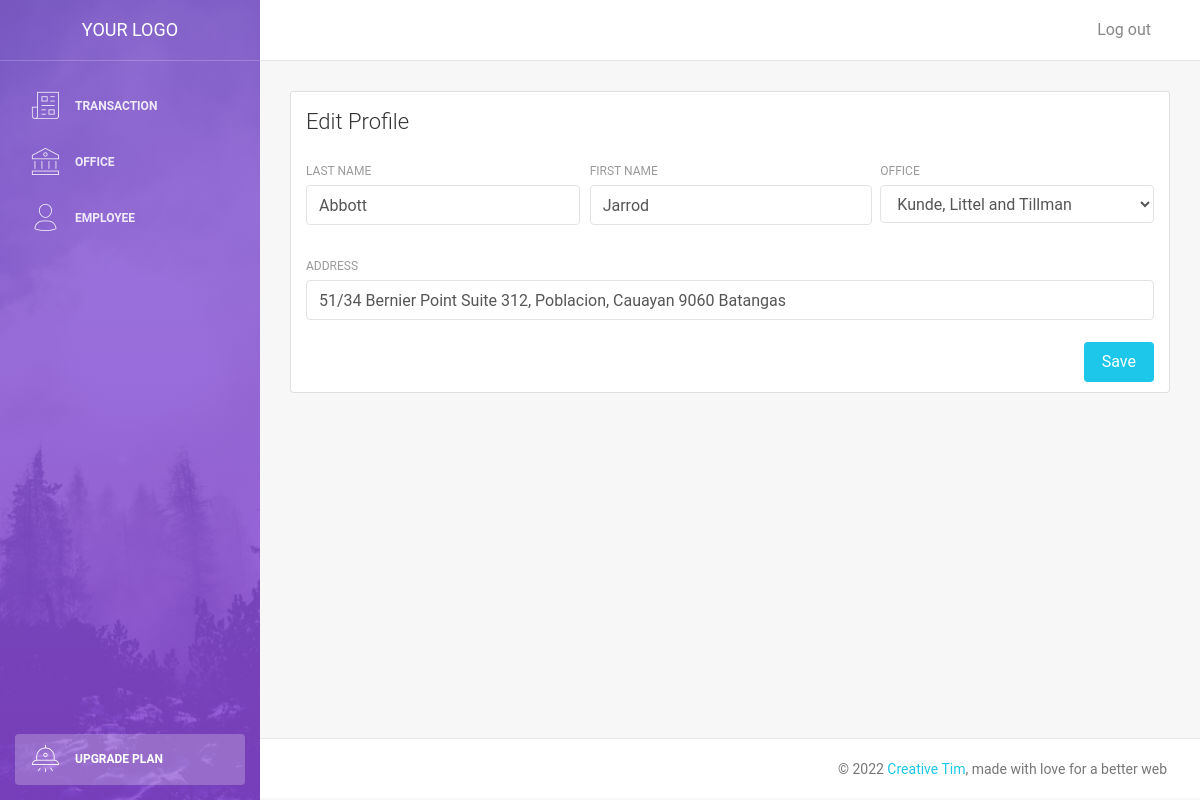
The app's page /employee-edit.php?id=29 with its own data.
### tables this page shows
CREATE TABLE IF NOT EXISTS `employee` (
  `id` int NOT NULL AUTO_INCREMENT,
  `lastname` varchar(45) NOT NULL,
  `firstname` varchar(45) NOT NULL,
  `office_id` int NOT NULL,
  `address` varchar(100) DEFAULT NULL,
  PRIMARY KEY (`id`)
);

### employee-edit.php (the view, shortened to what this page needs)
<!DOCTYPE html>
<html lang="en">
<head>
    <link rel="stylesheet" href="https://maxcdn.bootstrapcdn.com/font-awesome/latest/css/font-awesome.min.css" />
    <link href="assets/css/bootstrap.min.css" rel="stylesheet" />
    <link href="assets/css/light-bootstrap-dashboard.css?v=2.0.0 " rel="stylesheet" />
</head>
    <?php
        require "config/db.php";
        $id = $_GET['id'];
        $query_Id = "SELECT * FROM employee WHERE id=$id";
        $result_Id = mysqli_query($conn, $query_Id);
        if(count(array($result_Id))==1){
            $employee = mysqli_fetch_array($result_Id);
            $firstname  = $employee['firstname'];
            $lastname = $employee['lastname'];
            $office_id = $employee['office_id'];
            $address = $employee['address'];
        }
        $query = "SELECT
                    id,name
                From
                    office";
        $employee = mysqli_query($conn, $query);
    ?>
<body>
    <div class="wrapper">
        <div class="sidebar" data-image="assets/img/sidebar-5.jpg">
            <div class="sidebar-wrapper">
                <?php include('includes/sidebar.php')?>
            </div>
        <div class="main-panel">
            <nav class="navbar navbar-expand-lg " color-on-scroll="500">
                <?php include('includes/navbar.php'); ?>
            </nav>
            <div class="content">
                <div class="container-fluid">
                    <div class="row">
                        <div class="col-md-12">
                            <div class="card">
                                <div class="card-header">
                                    <h4 class="card-title">Edit Profile</h4>
                                </div>
                                <div class="card-body">
                                    <form method="POST" action=<?php $_SERVER['PHP_SELF']?>>
                                        <div class="row">
                                            <div class="col-md-4 pr-1">
                                                <div class="form-group">
                                                    <label>Last Name</label>
                                                    <input type="text" class="form-control" value="<?php echo $lastname; ?>" name="lastname">
                                                </div>
                                            </div>
                                            <div class="col-md-4 pr-1">
                                                <div class="form-group">
                                                    <label>First Name</label>
                                                    <input type="text" class="form-control" value="<?php echo $firstname; ?>" name="firstname">
                                                </div>
                                            </div>
                                            <div class="col-md-4 pl-1">
                                                <div class="form-group">
                                                    <label for="exampleInputEmail">Office</label>
                                                    <select class="form-control" name="office">
                                                        <?php while($employee_ = mysqli_fetch_assoc($employee)):?>
                                                            <?php if($employee_['id'] == $office_id):?>
                                                                <option value="<?php echo $employee_['id']; ?>" selected>
                                                                    <?php echo $employee_['name']; ?>
                                                                </option>
                                                            <?php else:?>
                                                                <option value="<?php echo $employee_['id']; ?>">
                                                                    <?php echo $employee_['name']; ?>
                                                                </option>
                                                            <?php endif?>
                                                        <?php endwhile;?>
                                                    </select>
                                                </div>
                                            </div>
                                        </div>
                                        <div class="row">
                                            <div class="col-md-12">
                                                    <div class="form-group">
                                                        <label>Address</label>
                                                        <input type="text" class="form-control" value="<?php echo $address ?>" name="address">
                                                    </div>
                                                </div>
                                            </div>
                                        <button type="submit" value="submit" class="btn btn-info btn-fill pull-right" name="submit">Save</button>
                                        <div class="clearfix"></div>
                                    </form>
                                </div>
                            </div>
                        </div>
                    </div>
                </div>
            </div>
            <footer class="footer">
                <div class="container-fluid">
                    <nav>
                        <p class="copyright text-center">
                            ©
                            <a href="http://www.creative-tim.com">Creative Tim</a>, made with love for a better web
                        </p>
                    </nav>
                </div>
            </footer>
        </div>
    </div>
</body>
</html>

### records on screen
employee: lastname "Abbott", firstname "Jarrod", address "51/34 Bernier Point Suite 312, Poblacion, Cauayan 9060 Batangas"

### other values on screen
form field office "Kunde, Littel and Tillman"
